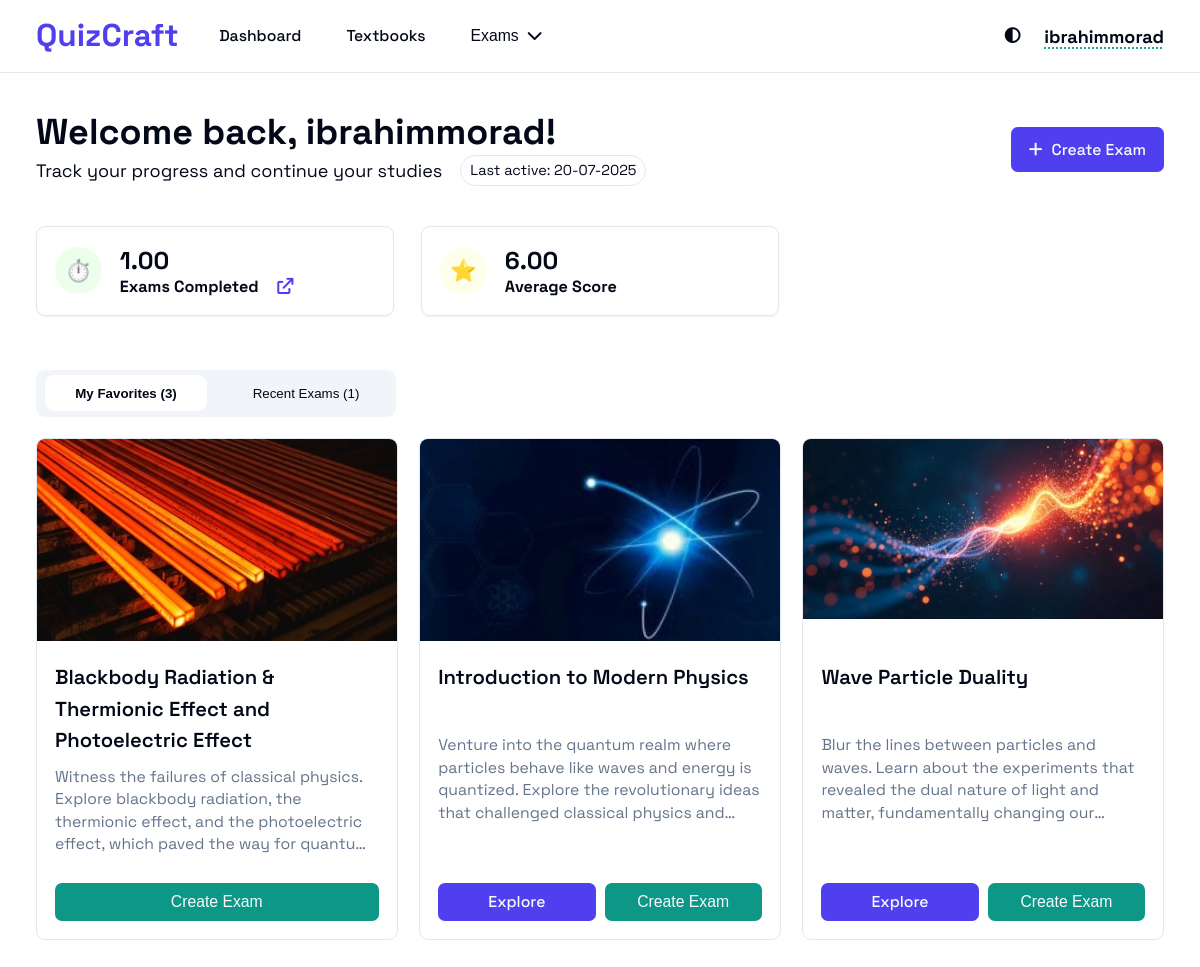
The app's page / (signed in) with its own data.
### scope/models.py (models this page shows, shortened)
class Scope(models.Model):
    class LevelChoices(models.IntegerChoices):
        TEXTBOOK = 0, "Textbook"
        UNIT = 1, "Unit"
        CHAPTER = 2, "Chapter"
        LESSON = 3, "Lesson"
    title = models.CharField(max_length=256)
    caption = models.TextField(blank=True, default="")
    cover = models.ImageField(null=True, blank=True)
    slug = models.SlugField(max_length=512, unique=True, editable=False)
    in_scope_order = models.PositiveSmallIntegerField(
        default=0
    )  # 0 is just for Textbooks since it is not sorted by this field and does not need sorting
    parent = models.ForeignKey(
        "self",
        null=True,
        blank=True,
        on_delete=models.CASCADE,
        related_name="children",
        related_query_name="child",
        db_index=True,
    )
    level = models.PositiveSmallIntegerField(
        choices=LevelChoices, default=LevelChoices.TEXTBOOK, editable=False
    )
    class Meta:
        ordering = ["in_scope_order"]
        constraints = [
            models.UniqueConstraint(
                fields=["parent", "in_scope_order"],
                condition=models.Q(parent__isnull=False),
                name="unique_scope_order_in_parent",
            ),
            models.UniqueConstraint(
                fields=["parent", "title"], name="unique_title_of_same_parent"
            ),
        ]
    def __str__(self):
        return f"{self.type}: {self.title}"
    @property
    def url(self):
        return reverse("scope-details", kwargs={"slug": self.slug})
    @property
    def type(self):
        return self.LevelChoices(self.level).label

### dashboard/views.py (the view)
# urls.py: path("", dashboard, name="dashboard"),
@login_required
def dashboard(request):
    submissions = Submission.objects.filter(
        user=request.user, score__isnull=False
    ).order_by("-updated_at")
    submissions_stats = submissions.aggregate(
        count=Count("id"), average_score=Avg("score")
    )
    prev_avg_score = 0
    if submissions_stats["count"] > 1:
        prev_avg_score = submissions[: submissions_stats["count"] - 1].aggregate(
            avg_score=Avg("score")
        )["avg_score"]
    context = {
        "stats": [
            {
                "title": "Exams Completed",
                "count": submissions_stats["count"],
                "icon": "⏱️",
                "url": reverse("exam-list"),
                "trend": None,
            },
            {
                "title": "Average Score",
                "count": submissions_stats["average_score"],
                "icon": "⭐",
                "url": None,
                "trend": submissions_stats["average_score"] - prev_avg_score
                if submissions_stats["average_score"] and prev_avg_score
                else None,
            },
        ],
        "favorites": request.user.profile.favorites.all(),
        "recent_exams": get_exams(request=request, limit=5),
    }
    return render(request, "dashboard/dashboard.html", context)

### exam/models.py (called while the page is built)
    @property
    def percentage(self):
        if self.score is not None:
            return (self.score / self.exam.problems.count()) * 100
        return None

### exam/templatetags/exam_filters.py (called while the page is built)
@register.filter
def get_score_color(score):
    if not score:
        return "score-gray"
    if score >= 90:
        return "score-green"
    elif score >= 80:
        return "score-blue"
    elif score >= 70:
        return "score-yellow"
    return "score-red"

### dashboard/templates/dashboard/dashboard.html (shortened to what this page needs)
{% extends "base.html" %}
{% load static %}
{% load exam_filters %}
{% block css %}
<link rel="stylesheet" href="{% static 'css/base.css' %}">
<link rel="stylesheet" href="{% static 'css/header.css' %}">
<link rel="stylesheet" href="{% static 'css/dashboard.css' %}">
<link rel="stylesheet" href="{% static 'css/scope.css' %}">
<link rel="stylesheet" href="{% static 'css/exam_list.css' %}">
<link rel="stylesheet" href="https://cdnjs.cloudflare.com/ajax/libs/font-awesome/6.5.0/css/all.min.css">
{% endblock css %}
{% block content %}
{% include "components/header.html" %}
<main class="container">
  <div class="dashboard-header">
    <div>
      <h1>Welcome back, {{ user.username }}!</h1>
      <div class="dashboard-subheader">
        <p>Track your progress and continue your studies</p>
        <span class="badge">Last active: {{ user.last_login|date:"d-m-Y" }}</span>
      </div>
    </div>
    <a href="{% url 'exam-custom' %}" class="btn-primary">
      <i class="fa-solid fa-plus"></i>
      Create Exam
    </a>
  </div>
  <section class="summary-grid">
    {% for stat in stats  %}
    {% include "dashboard/components/summary_card.html" with title=stat.title count=stat.count icon=stat.icon url=stat.url trend=stat.trend %}
    {% endfor %}
  </section>
  <nav class="tabs">
    <div class="tab-switcher"></div>
    <button data-tab="lessons" class="tab-trigger active">My Favorites ({{ favorites|length }})</button>
    <button data-tab="recent" class="tab-trigger">Recent Exams ({{ recent_exams|length }})</button>
  </nav>
  <div id="tab-lessons" class="tab-content active">
    <div class="content-grid">
      {% if favorites %}
        {% for scope in favorites %}
          {% include "components/card.html" with scope=scope %}
        {% endfor %}
      {% else %}
        <p class="empty">No favorites found</p>
      {% endif %}
    </div>
  </div>
{% endblock %}

### templates/components/header.html (shortened to what this page needs)
{% load static %}
<header class="main-header">
  <div class="header-container">
    <div class="header-content">
      <div class="header-left-content">
        <a href="{% url 'dashboard' %}" class="logo">
          <span>QuizCraft</span>
        </a>
        <nav class="main-nav">
          <ul>
            <li>
              <a href="{% url 'dashboard' %}">Dashboard</a>
            </li>
            <li>
              <a href="{% url 'textbooks' %}">Textbooks</a>
            </li>
            <li>
              <button class="header-exam-button">
                <span>Exams</span>
                <i class="fa-solid fa-chevron-down"></i>
              </button>
            </li>
          </ul>
        </nav>
      </div>
      <div class="header-right-content">
        <span class="theme-toggle-button"></span>
        <div class="auth-container">
          {% if user.is_authenticated %}
          <strong class="user-name">{{ user.username }}</strong>
          {% else %}
          <a href="{% url 'login' %}">Login</a>
          <span>/</span>
          <a href="{% url 'register' %}">Register</a>
          {% endif %}
        </div>
      </div>
    </div>
  </div>
</header>

### templates/components/card.html (shortened to what this page needs)
<div class="card">
  <div class="thumbnail">
    <img src="{% if scope.cover %}{{ scope.cover.url }}{% else %}''{% endif %}" alt="{{ scope.title }}" width="400">
  </div>
  <div class="card-content">
    <h3 class="card-title">{{ scope.title }}</h3>
    <p class="card-caption">{{ scope.caption }}</p>
    <div class="card-actions">
      {% if scope.type != "Lesson" %}
        <a href="{{ scope.url }}">Explore</a>
      {% endif %}
      {% include "components/create_exam.html" with is_card=True type=scope.type id=scope.id %}
    </div>
  </div>
</div>

### templates/components/create_exam.html (shortened to what this page needs)
<form action="{% url 'exam-create' %}" method="post" class="create-exam-form">
    <button type="submit" class="create-exam-btn">Create {% if not is_card %}Full {{ type }} {% endif %} Exam</button>
  </form>

### static/css/base.css (style rules this page uses)
:root { --background: hsl(0, 0%, 100%); --foreground: hsl(222.2, 84%, 4.9%); --card: hsl(0, 0%, 100%); --card-foreground: hsl(222.2, 84%, 4.9%); --popover: hsl(0, 0%, 100%); --popover-foreground: hsl(222.2, 84%, 4.9%); --primary: hsl(246, 84%, 59%); --primary-foreground: hsl(210, 40%, 98%); --secondary: hsl(210, 40%, 96.1%); --secondary-foreground: hsl(222.2, 47.4%, 11.2%); --muted: hsl(210, 40%, 96.1%); --muted-foreground: hsl(215.4, 16.3%, 46.9%); --accent: hsl(173, 85%, 32%); --accent-foreground: hsl(210, 40%, 98%); --message-warning-fg: rgb(102, 60, 0); --message-warning-bg: rgb(255, 244, 229); --message-error-fg: rgb(152, 0, 0); --message-error-bg: rgb(255, 226, 183); --message-success-fg: rgb(1, 164, 1); --message-success-bg: rgb(226, 255, 226); --destructive: hsl(0, 84.2%, 60.2%); --destructive-foreground: hsl(210, 40%, 98%); --border: hsl(214.3, 31.8%, 91.4%); --input: hsl(214.3, 31.8%, 91.4%); --ring: hsl(222.2, 84%, 4.9%); --radius: 0.5rem; --sidebar-background: hsl(0, 0%, 98%); --sidebar-foreground: hsl(240, 5.3%, 26.1%); --sidebar-primary: hsl(240, 5.9%, 10%); --sidebar-primary-foreground: hsl(0, 0%, 98%); --sidebar-accent: hsl(240, 4.8%, 95.9%); --sidebar-accent-foreground: hsl(240, 5.9%, 10%); --sidebar-border: hsl(220, 13%, 91%); --sidebar-ring: hsl(217.2, 91.2%, 59.8%); }
* { box-sizing: border-box; margin: 0; padding: 0; }
html { font-family: 'spacegrotesk', sans-serif; font-weight: 400; font-size: 18px; }
body { min-height: 100vh; width: 100%; background-color: var(--background); color: var(--foreground); position: relative; display: flex; flex-direction: column; align-items: stretch; }
.container { max-width: 80rem; margin: 0 auto; padding: 2rem 1rem; width: 100%; }
@media (min-width: 640px) { .container { padding-left: 1.5rem; padding-right: 1.5rem; } }
@media (min-width: 1024px) { .container { padding-left: 2rem; padding-right: 2rem; } }
.btn-primary { margin-top: 1rem; display: inline-flex; align-items: center; justify-content: center; gap: 0.5rem; white-space: nowrap; border-radius: 0.375rem; font-size: 0.875rem; font-weight: 500; text-decoration: none; outline: none; transition: background-color 0.2s, color 0.2s; color: var(--primary-foreground); background-color: var(--primary); height: 2.5rem; padding: 0.5rem 1rem; }

### static/css/header.css (style rules this page uses)
.main-header { background-color: var(--background); border-bottom: 1px solid var(--border); position: sticky; top: 0; z-index: 10; }
.header-container { max-width: 80rem; margin-left: auto; margin-right: auto; padding-left: 1rem; padding-right: 1rem; }
@media (min-width: 640px) { .header-container { padding-left: 1.5rem; padding-right: 1.5rem; } }
@media (min-width: 1024px) { .header-container { padding-left: 2rem; padding-right: 2rem; } }
.header-content { display: flex; justify-content: space-between; height: 4rem; }
.header-left-content { display: flex; align-items: center; }
.main-nav { display: none; }
@media (min-width: 1024px) { .main-nav { display: block; } }
.main-nav>ul { display: flex; align-items: center; gap: 1rem; margin-left: 1.5rem; list-style: none; }
.main-nav>ul>li { display: flex; align-items: center; gap: 0.5rem; cursor: pointer; position: relative; }
.auth-container { display: none; align-items: center; gap: 0.5rem; }
@media (min-width: 1024px) { .auth-container { display: flex; } }
.menu-button, .theme-toggle-button { display: flex; align-items: center; cursor: pointer; border-radius: var(--radius); }

### static/css/exam_list.css (style rules this page uses)
.btn-primary { background-color: var(--primary); color: var(--primary-foreground); border: none; }

### records on screen
Scope: cover (picture), title "Blackbody Radiation & Thermionic Effect and Photoelectric Effect", caption "Witness the failures of classical physics. Explore blackbody radiation, the thermionic effect, and the photoelectric effect, which paved the way for…"
Scope: cover (picture), title "Introduction to Modern Physics", caption "Venture into the quantum realm where particles behave like waves and energy is quantized. Explore the revolutionary ideas that challenged classical physics…"
Scope: cover (picture), title "Wave Particle Duality", caption "Blur the lines between particles and waves. Learn about the experiments that revealed the dual nature of light and matter, fundamentally changing…"

### other values on screen
{{ user.username }} "ibrahimmorad"
{{ user.last_login|date:"d-m-Y" }} "20-07-2025"
{{ icon }} "⏱️" "⭐"
{{ count|floatformat:2 }} "1.00" "6.00"
{{ title }} "Exams Completed" "Average Score"
{{ favorites|length }} "3"
{{ recent_exams|length }} "1"
